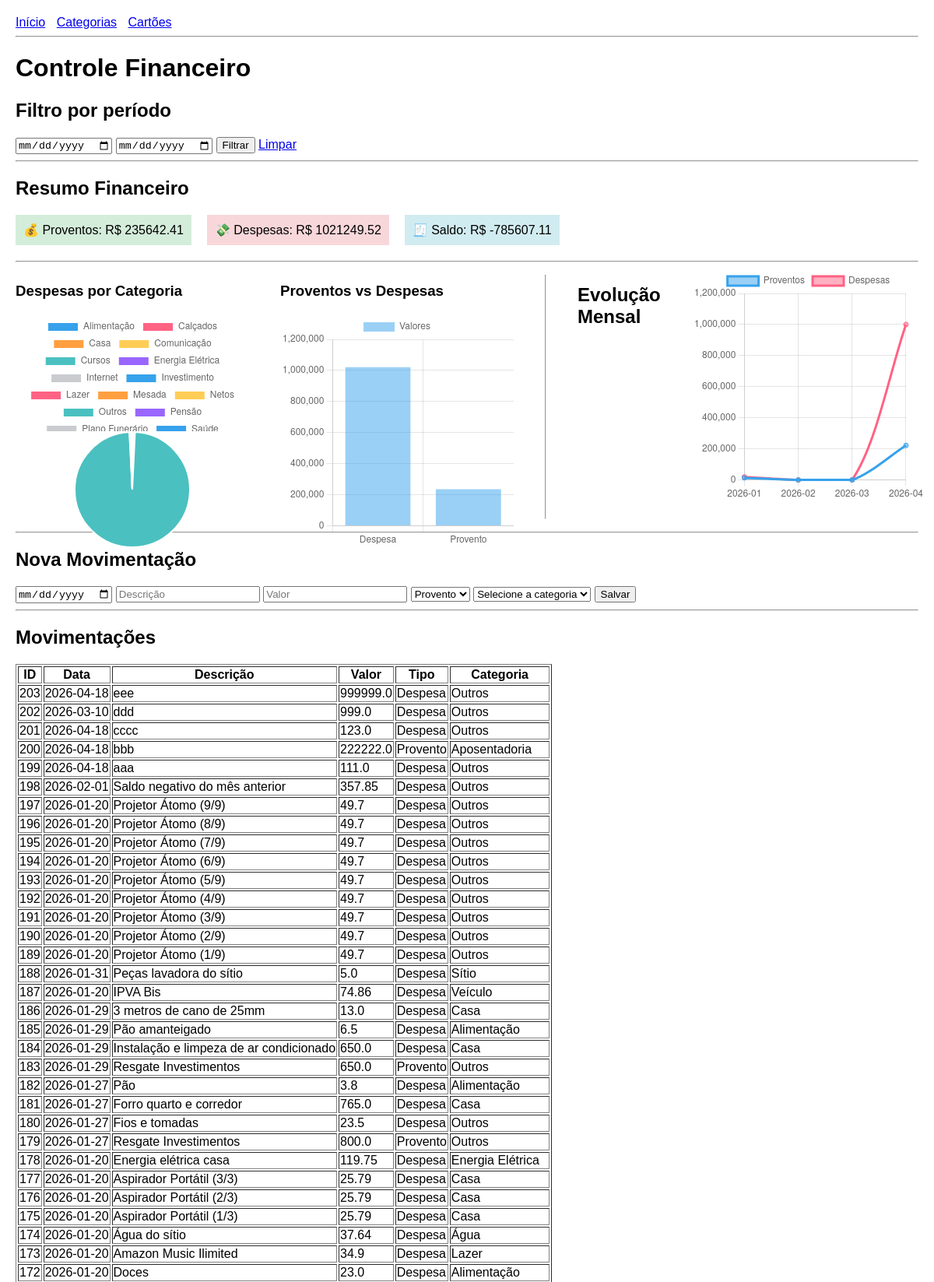
The page / (upper part) on the database its author committed.
### tables this page shows
CREATE TABLE movimentacoes (
                id INTEGER PRIMARY KEY AUTOINCREMENT,
                data_operacao TEXT NOT NULL,
                tipo TEXT NOT NULL CHECK(tipo IN ('Provento', 'Despesa')),
                categoria_id INTEGER NOT NULL,
                descricao TEXT NOT NULL,
                credor_pagador TEXT NOT NULL,
                forma_transacao TEXT NOT NULL CHECK(forma_transacao IN ('Dinheiro', 'PIX', 'Cartão')),
                cartao_id INTEGER,
                modalidade_cartao TEXT CHECK(modalidade_cartao IN ('Débito', 'Crédito à vista', 'Crédito parcelado')),
                numero_parcelas INTEGER,
                parcela_atual INTEGER,
                grupo_parcelamento TEXT,
                valor REAL NOT NULL,
                data_vencimento TEXT,
                data_pagamento TEXT,
                criado_em TEXT NOT NULL DEFAULT CURRENT_TIMESTAMP,
                FOREIGN KEY (categoria_id) REFERENCES categorias(id),
                FOREIGN KEY (cartao_id) REFERENCES cartoes(id)
            );

CREATE TABLE categorias (
                id INTEGER PRIMARY KEY AUTOINCREMENT,
                nome TEXT NOT NULL UNIQUE
            );

### app.py (the view)
@app.route("/", methods=["GET"])
def index():
    conn = conectar()
    data_inicio = request.args.get("inicio")
    data_fim = request.args.get("fim")
    query = """
        SELECT m.id, m.descricao, m.valor, m.tipo,
               c.nome as categoria, m.data_operacao
        FROM movimentacoes m
        JOIN categorias c ON c.id = m.categoria_id
    """
    params = []
    if data_inicio and data_fim:
        query += " WHERE m.data_operacao BETWEEN ? AND ? "
        params.extend([data_inicio, data_fim])
    query += " ORDER BY m.id DESC"
    movimentacoes = conn.execute(query, params).fetchall()
    categorias = conn.execute("""
        SELECT id, nome FROM categorias
    """).fetchall()
    resumo_query = """
        SELECT
            COALESCE(SUM(CASE WHEN tipo='Provento' THEN valor END), 0),
            COALESCE(SUM(CASE WHEN tipo='Despesa' THEN valor END), 0)
        FROM movimentacoes
    """
    if data_inicio and data_fim:
        resumo_query += " WHERE data_operacao BETWEEN ? AND ? "
        resumo = conn.execute(resumo_query, params).fetchone()
    else:
        resumo = conn.execute(resumo_query).fetchone()
    proventos = resumo[0]
    despesas = resumo[1]
    saldo = proventos - despesas
    dados_categoria = conn.execute("""
        SELECT c.nome, SUM(m.valor)
        FROM movimentacoes m
        JOIN categorias c ON c.id = m.categoria_id
        WHERE m.tipo='Despesa'
        GROUP BY c.nome
    """).fetchall()
    labels_cat = [row[0] for row in dados_categoria]
    valores_cat = [row[1] for row in dados_categoria]
    dados_tipo = conn.execute("""
        SELECT tipo, SUM(valor)
        FROM movimentacoes
        GROUP BY tipo
    """).fetchall()
    labels_tipo = [row[0] for row in dados_tipo]
    valores_tipo = [row[1] for row in dados_tipo]
    dados_mensais = conn.execute("""
        SELECT
            strftime('%Y-%m', data_operacao) as mes,
            SUM(CASE WHEN tipo='Provento' THEN valor ELSE 0 END),
            SUM(CASE WHEN tipo='Despesa' THEN valor ELSE 0 END)
        FROM movimentacoes
        GROUP BY mes
        ORDER BY mes
    """).fetchall()
    labels_mes = [row[0] for row in dados_mensais]
    proventos_mes = [row[1] for row in dados_mensais]
    despesas_mes = [row[2] for row in dados_mensais]
    conn.close()
    return render_template(
        "index.html",
        movimentacoes=movimentacoes,
        categorias=categorias,
        proventos=proventos,
        despesas=despesas,
        saldo=saldo,
        data_inicio=data_inicio,
        data_fim=data_fim,
        labels_cat=labels_cat,
        valores_cat=valores_cat,
        labels_tipo=labels_tipo,
        valores_tipo=valores_tipo,
        labels_mes=labels_mes,
        proventos_mes=proventos_mes,
        despesas_mes=despesas_mes
    )

### app.py (called while the page is built)
def conectar():
    conn = sqlite3.connect(DB)
    conn.row_factory = sqlite3.Row
    return conn

### templates/index.html (shortened to what this page needs)
{% extends "base.html" %}
{% block content %}
<h1>Controle Financeiro</h1>
<h2>Filtro por período</h2>
<form method="GET">
    <input type="date" name="inicio" value="{{ data_inicio }}">
    <input type="date" name="fim" value="{{ data_fim }}">
    <button type="submit">Filtrar</button>
    <a href="/">Limpar</a>
</form>
<hr>
<h2>Resumo Financeiro</h2>
<div style="display:flex; gap:20px; margin-bottom:20px;">
    <div style="background:#d4edda; padding:10px;">
        💰 Proventos: R$ {{ proventos }}
    </div>
    <div style="background:#f8d7da; padding:10px;">
        💸 Despesas: R$ {{ despesas }}
    </div>
    <div style="background:#d1ecf1; padding:10px;">
        🧾 Saldo: R$ {{ saldo }}
    </div>
</div>
<hr>
<div class="graficos">
    <div class="grafico-container">
        <h3>Despesas por Categoria</h3>
        <canvas id="graficoPizza"></canvas>
    </div>
    <div class="grafico-container">
        <h3>Proventos vs Despesas</h3>
        <canvas id="graficoBarras"></canvas>
    </div>
    <hr>
    <h2>Evolução Mensal</h2>
    <div class="grafico-container" style="width: 800px;">
        <canvas id="graficoLinha"></canvas>
    </div>
</div>
<h2>Nova Movimentação</h2>
<form method="POST" action="/add">
    <input type="date" name="data_operacao" required>
    <input name="descricao" placeholder="Descrição" required>
    <input name="valor" type="number" step="0.01" placeholder="Valor" required>
    <select name="tipo">
        <option value="Provento">Provento</option>
    </select>
    <select name="categoria" required>
        <option value="">Selecione a categoria</option>
    </select>
    <button type="submit">Salvar</button>
</form>
<hr>
<h2>Movimentações</h2>
<table border="1">
    <tr>
        <th>ID</th>
        <th>Data</th>
        <th>Descrição</th>
        <th>Valor</th>
        <th>Tipo</th>
        <th>Categoria</th>
    </tr>
    {% for d in movimentacoes %}
    <tr>
        <td>{{ d.id }}</td>
        <td>{{ d.data_operacao }}</td>
        <td>{{ d.descricao }}</td>
        <td>{{ d.valor }}</td>
        <td>{{ d.tipo }}</td>
        <td>{{ d.categoria }}</td>
    </tr>
    {% endfor %}
</table>
<script>
    const labelsCat = {{ labels_cat | tojson }};
    const valoresCat = {{ valores_cat | tojson }};
    if (labelsCat.length > 0) {
        const ctxPizza = document.getElementById('graficoPizza');
        new Chart(ctxPizza, {
            type: 'pie',
            data: {
                labels: labelsCat,
                datasets: [{
                    data: valoresCat
                }]
            },
            options: {
                responsive: true,
                maintainAspectRatio: false
            }
        });
    }
    const ctxBarra = document.getElementById('graficoBarras');
    new Chart(ctxBarra, {
        type: 'bar',
        data: {
            labels: {{ labels_tipo | tojson }},
        datasets: [{
            label: 'Valores',
            data: {{ valores_tipo | tojson }}
        }]
    },
        options: {
        responsive: true,
        maintainAspectRatio: false
    }
});
    const ctxLinha = document.getElementById('graficoLinha');
    if (ctxLinha) {
        new Chart(ctxLinha, {
            type: 'line',
            data: {
                labels: {{ labels_mes | tojson }},
    datasets: [
        {
            label: 'Proventos',
            data: {{ proventos_mes | tojson }},
        tension: 0.3
                },
        {
            label: 'Despesas',
            data: {{ despesas_mes | tojson }},
        tension: 0.3
                }
    ]
        },
    options: {
        responsive: true,
            maintainAspectRatio: false
    }
    });
}
</script>
{% endblock %}

### static/style.css (style rules this page uses)
body { font-family: Arial; margin: 20px; }
.grafico-container { width: 400px; height: 300px; margin-bottom: 30px; }
.graficos { display: flex; gap: 40px; }
.grafico-container { width: 400px; height: 300px; }

### rows shown on the page
movimentacoes: id "203", data_operacao "2026-04-18", descricao "eee", valor "999999.0", tipo "Despesa", categoria "Outros"
movimentacoes: id "202", data_operacao "2026-03-10", descricao "ddd", valor "999.0", tipo "Despesa", categoria "Outros"
movimentacoes: id "201", data_operacao "2026-04-18", descricao "cccc", valor "123.0", tipo "Despesa", categoria "Outros"
movimentacoes: id "200", data_operacao "2026-04-18", descricao "bbb", valor "222222.0", tipo "Provento", categoria "Aposentadoria"
movimentacoes: id "199", data_operacao "2026-04-18", descricao "aaa", valor "111.0", tipo "Despesa", categoria "Outros"
movimentacoes: id "198", data_operacao "2026-02-01", descricao "Saldo negativo do mês anterior", valor "357.85", tipo "Despesa", categoria "Outros"
movimentacoes: id "197", data_operacao "2026-01-20", descricao "Projetor Átomo (9/9)", valor "49.7", tipo "Despesa", categoria "Outros"
movimentacoes: id "196", data_operacao "2026-01-20", descricao "Projetor Átomo (8/9)", valor "49.7", tipo "Despesa", categoria "Outros"
movimentacoes: id "195", data_operacao "2026-01-20", descricao "Projetor Átomo (7/9)", valor "49.7", tipo "Despesa", categoria "Outros"
movimentacoes: id "194", data_operacao "2026-01-20", descricao "Projetor Átomo (6/9)", valor "49.7", tipo "Despesa", categoria "Outros"
movimentacoes: id "193", data_operacao "2026-01-20", descricao "Projetor Átomo (5/9)", valor "49.7", tipo "Despesa", categoria "Outros"
movimentacoes: id "192", data_operacao "2026-01-20", descricao "Projetor Átomo (4/9)", valor "49.7", tipo "Despesa", categoria "Outros"
movimentacoes: id "191", data_operacao "2026-01-20", descricao "Projetor Átomo (3/9)", valor "49.7", tipo "Despesa", categoria "Outros"
movimentacoes: id "190", data_operacao "2026-01-20", descricao "Projetor Átomo (2/9)", valor "49.7", tipo "Despesa", categoria "Outros"
movimentacoes: id "189", data_operacao "2026-01-20", descricao "Projetor Átomo (1/9)", valor "49.7", tipo "Despesa", categoria "Outros"
movimentacoes: id "188", data_operacao "2026-01-31", descricao "Peças lavadora do sítio", valor "5.0", tipo "Despesa", categoria "Sítio"
movimentacoes: id "187", data_operacao "2026-01-20", descricao "IPVA Bis", valor "74.86", tipo "Despesa", categoria "Veículo"
movimentacoes: id "186", data_operacao "2026-01-29", descricao "3 metros de cano de 25mm", valor "13.0", tipo "Despesa", categoria "Casa"
movimentacoes: id "185", data_operacao "2026-01-29", descricao "Pão amanteigado", valor "6.5", tipo "Despesa", categoria "Alimentação"
movimentacoes: id "184", data_operacao "2026-01-29", descricao "Instalação e limpeza de ar condicionado", valor "650.0", tipo "Despesa", categoria "Casa"
movimentacoes: id "183", data_operacao "2026-01-29", descricao "Resgate Investimentos", valor "650.0", tipo "Provento", categoria "Outros"
movimentacoes: id "182", data_operacao "2026-01-27", descricao "Pão", valor "3.8", tipo "Despesa", categoria "Alimentação"
movimentacoes: id "181", data_operacao "2026-01-27", descricao "Forro quarto e corredor", valor "765.0", tipo "Despesa", categoria "Casa"
movimentacoes: id "180", data_operacao "2026-01-27", descricao "Fios e tomadas", valor "23.5", tipo "Despesa", categoria "Outros"
movimentacoes: id "179", data_operacao "2026-01-27", descricao "Resgate Investimentos", valor "800.0", tipo "Provento", categoria "Outros"
movimentacoes: id "178", data_operacao "2026-01-20", descricao "Energia elétrica casa", valor "119.75", tipo "Despesa", categoria "Energia Elétrica"
movimentacoes: id "177", data_operacao "2026-01-20", descricao "Aspirador Portátil (3/3)", valor "25.79", tipo "Despesa", categoria "Casa"
movimentacoes: id "176", data_operacao "2026-01-20", descricao "Aspirador Portátil (2/3)", valor "25.79", tipo "Despesa", categoria "Casa"
movimentacoes: id "175", data_operacao "2026-01-20", descricao "Aspirador Portátil (1/3)", valor "25.79", tipo "Despesa", categoria "Casa"
movimentacoes: id "174", data_operacao "2026-01-20", descricao "Água do sítio", valor "37.64", tipo "Despesa", categoria "Água"
movimentacoes: id "173", data_operacao "2026-01-20", descricao "Amazon Music Ilimited", valor "34.9", tipo "Despesa", categoria "Lazer"
movimentacoes: id "172", data_operacao "2026-01-20", descricao "Doces", valor "23.0", tipo "Despesa", categoria "Alimentação"

### other values the page prints
{{ proventos }} "235642.41"
{{ despesas }} "1021249.52"
{{ saldo }} "-785607.11"
chart data {{ valores_cat | tojson }} [752.49, 225.98999999999998, 2262.36, 149.9, 567.4, 143.66, 194.7, 1000.0, 1714.06, 500.0, 200.0, 1005265.6, 1730.48, 1359.6, 3469.84, 261.0, 97.86, 1223.16, 131.42000000000002]
chart data {{ labels_tipo | tojson }} ["Despesa", "Provento"]
chart data {{ valores_tipo | tojson }} [1021249.52, 235642.41]
